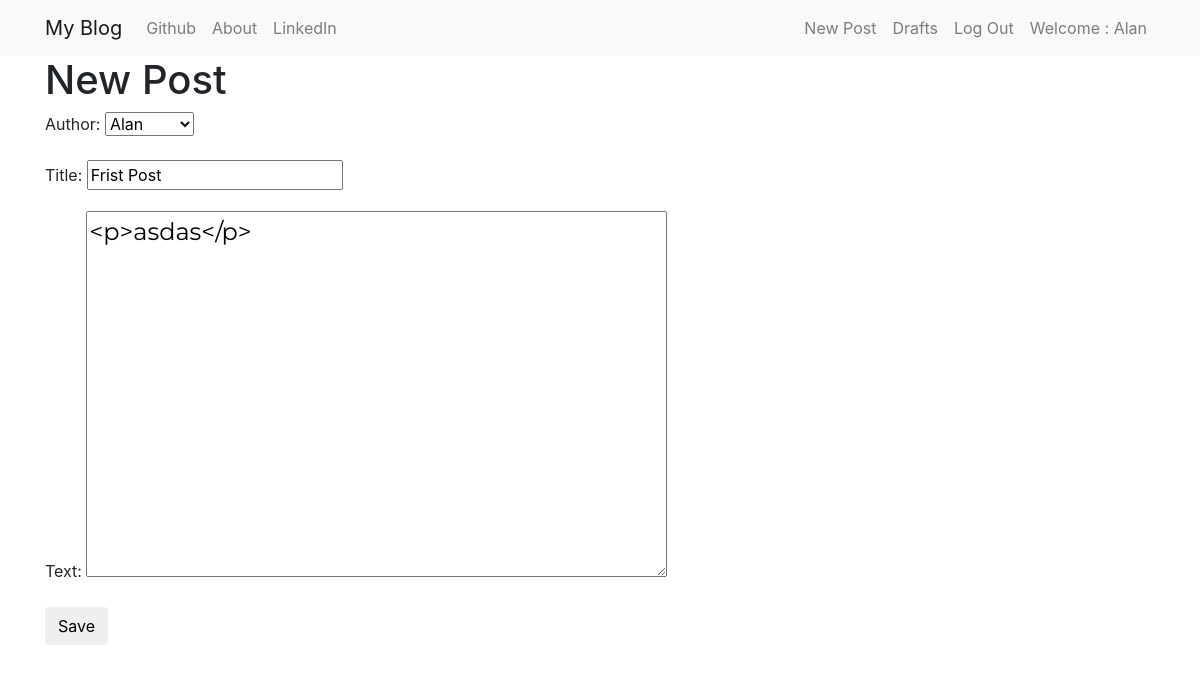
Page /post/3/edit/ (signed in) on the earlier database version.
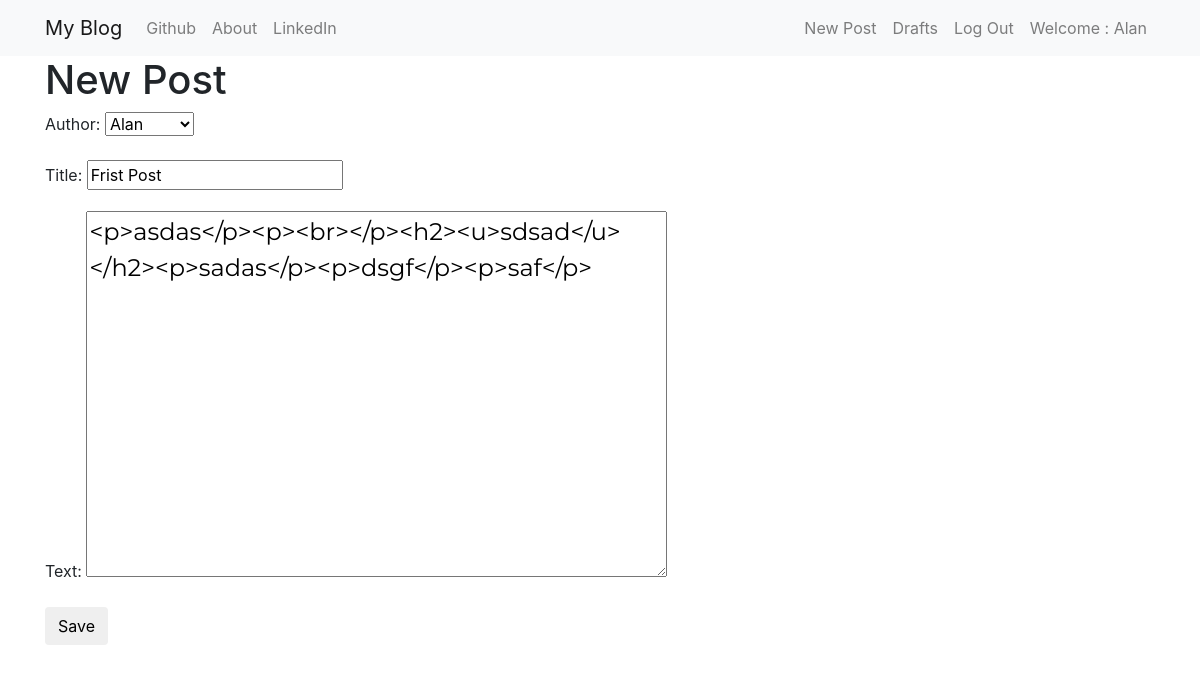
Same page on the later database version.
### blog/models.py (models this page shows, shortened)
class Post(models.Model):
    author = models.ForeignKey('auth.User',on_delete=models.CASCADE,)
    title = models.CharField(max_length=200)
    text = models.TextField()
    created_date = models.DateTimeField(default=timezone.now)
    published_date = models.DateTimeField(blank=True, null=True)

### blog/views.py (the view)
# urls.py: path('post/<pk>/edit/', views.PostUpdateView.as_view(),name='post_edit'),
class PostUpdateView(LoginRequiredMixin, UpdateView):
    login_url = '/login/'
    redirect_field_name = 'blog/post_detail.html'
    form_class = PostForm
    model = Post

### blog/forms.py
class PostForm(forms.ModelForm):
    class Meta():
        model = Post
        fields = ('author', 'title', 'text')
        widgets = {
            'title': forms.TextInput(attrs={'class': 'textinputclass'}),
            'text': forms.Textarea(attrs={'class': 'editable medium-editor-textarea postcontent'})
        }

### blog/templates/blog/post_form.html (shortened to what this page needs)
{% extends "blog/base.html" %}
{% block content %}
    <h1>New Post</h1>
    <form class="post-form" method="POST">
        {{form.as_p}}
        <button type="submit" class="save btn btn-default">Save</button>
    </form>
{% endblock %}

Differences in the rows shown:
changed Post "Alan": text "<p>asdas</p>" → "<p>asdas</p><p><br></p><h2><u>sdsad</u></h2><p>sadas</p><p>dsgf</p><p>saf</p>"
